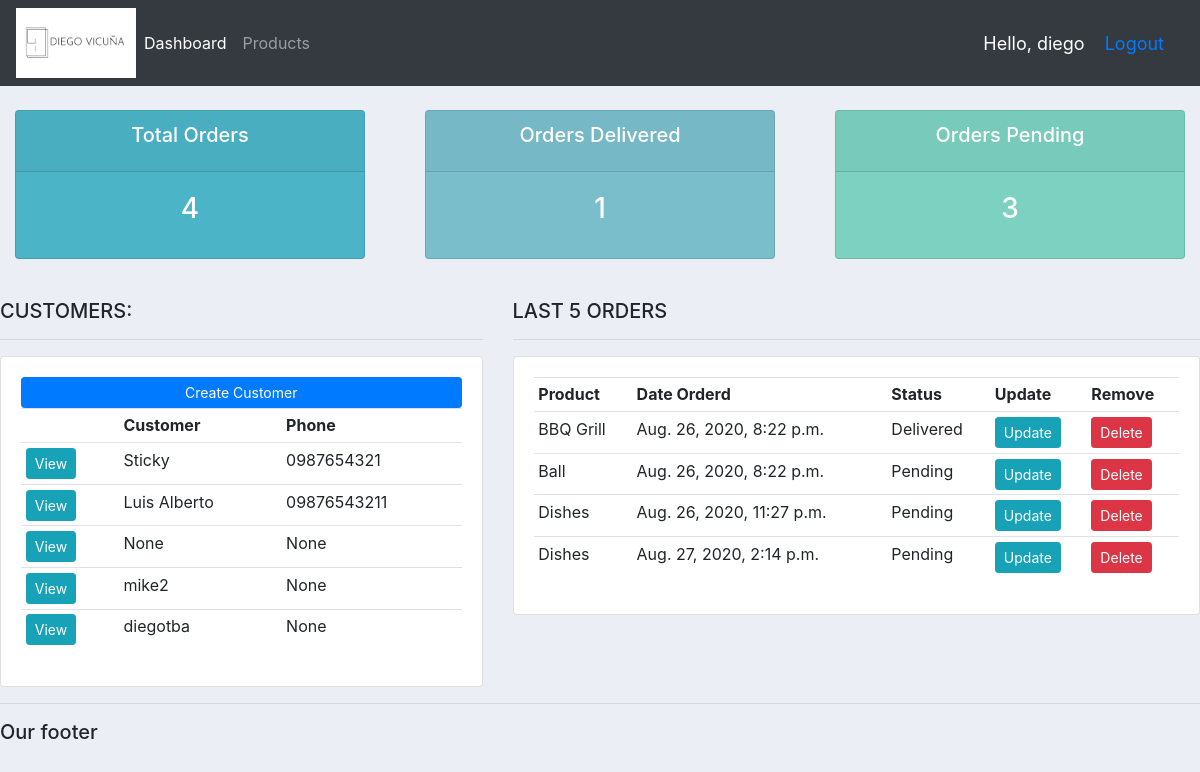
The app's page / (signed in) with its own data.
### accounts/models.py (models this page shows, shortened)
class Customer(models.Model):
	user = models.OneToOneField(User, null= True, on_delete=models.CASCADE)
	name = models.CharField(max_length = 200, null = True)
	phone = models.CharField(max_length = 200, null = True)
	email = models.CharField(max_length = 200, null = True)
	profile_pic = models.ImageField(null = True, blank= True)
	date_create = models.DateTimeField(auto_now_add = True, null = True)

class Order(models.Model):
	STATUS =(('Pending','Pending'),('Out for delivery','Out for delivery'),('Delivered','Delivered'))
	customer = models.ForeignKey(Customer, null = True, on_delete = models.SET_NULL)
	product = models.ForeignKey(Product, null = True, on_delete = models.SET_NULL)
	date_create = models.DateTimeField(auto_now_add = True, null = True)
	status = models.CharField(max_length = 200, null = True, choices= STATUS)
	note = models.CharField(max_length = 200, null = True)

class Product(models.Model):
	CATEGORY=(('Indoor','Indoor'),('Out Door','Out Door'))
	name = models.CharField(max_length = 200, null = True)
	price = models.FloatField(null = True)
	category = models.CharField(max_length = 200, null = True, choices = CATEGORY)
	description = models.CharField(max_length = 200, null = True, blank = True)
	date_create = models.DateTimeField(auto_now_add = True, null = True)
	tag = models.ManyToManyField(Tag)
	def __str__(self):
		return self.name

### accounts/decorators.py (the view)
	def wrapper_function(request, *args, **kwargs):
		group = None
		if request.user.groups.exists():
			group = request.user.groups.all()[0].name
		if group == 'customer':
			return redirect('user-page')
		if group == 'admin':
			return view_func(request, *args, **kwargs)

### accounts/views.py (called while the page is built)
@login_required(login_url='login')
@admin_only
def home(request):
	orders = Order.objects.all()
	customers = Customer.objects.all()
	total_customers = customers.count()
	total_orders = orders.count()
	delivered = orders.filter(status='Delivered').count()
	pending = orders.filter(status='Pending').count()
	context = {
	'orders':orders,
	'customers':customers,
	'total_orders':total_orders,
	'delivered':delivered,
	'pending':pending
	}
	return render(request,'accounts/dashboard.html',context)

### accounts/templates/accounts/dashboard.html
{% extends 'accounts/main.html' %}
{% block content %}
{% include 'accounts/status.html' %}
<br>
<div class="row">
	<div class="col-md-5">
		<h5>CUSTOMERS:</h5>
		<hr>
		<div class="card card-body">
			<a class="btn btn-primary  btn-sm btn-block" href="">Create Customer</a>
			<table class="table table-sm">
				<tr>
					<th></th>
					<th>Customer</th>
					<th>Phone</th>
				</tr>
				{% for customer in customers%}
					<tr>
						<td><a class="btn btn-sm btn-info" href="{% url 'customer' customer.id%}">View</a></td>
						<td>{{customer.name}}</td>
						<td>{{customer.phone}}</td>
					</tr>
				{% endfor %}
			</table>
		</div>
	</div>
	<div class="col-md-7">
		<h5>LAST 5 ORDERS</h5>
		<hr>
		<div class="card card-body">
			<table class="table table-sm">
				<tr>
					<th>Product</th>
					<th>Date Orderd</th>
					<th>Status</th>
					<th>Update</th>
					<th>Remove</th>
				</tr>
				{% for order in orders%}
					<tr>
						<td>{{order.product}}</td>
						<td>{{order.date_create}}</td>
						<td>{{order.status}}</td>
						<td><a class="btn btn-sm btn-info" href="{% url 'update_order' order.id %}">Update</a></td>
						<td><a class="btn btn-sm btn-danger" href="{% url 'delete_order' order.id %}">Delete</a></td>
					</tr>
				{% endfor %}
			</table>
		</div>
	</div>
</div>
{% endblock %}

### accounts/templates/accounts/main.html (shortened to what this page needs)
{% load static%}
<!DOCTYPE html>
<html>
<head>
	<link rel="stylesheet" href="https://stackpath.bootstrapcdn.com/bootstrap/4.3.1/css/bootstrap.min.css">
	<link rel="stylesheet" type="text/css" href="{% static '/css/main.css' %}">
</head>
<body>
	{% include 'accounts/navbar.html' %}
	{% block content %}
	{% endblock %}
	<hr>
	<h5>Our footer</h5>
</body>
</html>

### accounts/templates/accounts/navbar.html (shortened to what this page needs)
{% load static%}
<nav class="navbar navbar-expand-lg navbar-dark bg-dark">
  <img src="{% static 'images/logo.PNG'%}" width="120" height="70">
  <div class="collapse navbar-collapse" id="navbarNav">
    <ul class="navbar-nav">
      {% if request.user.is_staff %}
      <li class="nav-item active">
        <a class="nav-link" href="{% url 'home' %}">Dashboard</a>
      </li>
      <li class="nav-item">
        <a class="nav-link" href="{% url 'products' %}">Products</a>
      </li>
      {% else %}
       <li class="nav-item">
        <a class="nav-link" href="{% url 'account' %}">Settings</a>
      </li>
      {% endif%}
    </ul>
  </div>
  <span class="hello-msg"> Hello, {{request.user}}</span>
  <span class="hello-msg"><a href="{% url 'logout' %}">Logout</a></span>
</nav>

### accounts/templates/accounts/status.html
<br>
<div class="row">
	<div class="col">
		<div class="col-md">
			<div class="card text-center text-white  mb-3" id="total-orders">
			  	<div class="card-header">
			  		<h5 class="card-title">Total Orders</h5>
			  	</div>
			  	<div class="card-body">
			    	<h3 class="card-title">{{total_orders}}</h3>
			  	</div>
			</div>
		</div>
	</div>
	<div class="col">
		<div class="col-md">
			<div class="card text-center text-white  mb-3" id="orders-delivered">
			  	<div class="card-header">
			  		<h5 class="card-title">Orders Delivered</h5>
			  	</div>
			  	<div class="card-body">
			    	<h3 class="card-title">{{delivered}}</h3>
			  	</div>
			</div>
		</div>
	</div>
	<div class="col">
		<div class="col-md">
			<div class="card text-center text-white  mb-3" id="orders-pending">
			  	<div class="card-header">
			  		<h5 class="card-title">Orders Pending</h5>
			  	</div>
			  	<div class="card-body">
			    	<h3 class="card-title">{{pending}}</h3>
			  	</div>
			</div>
		</div>
	</div>
</div>

### static/css/main.css (style rules this page uses)
body { background-color: #ebeff5; }
#total-orders { background-color: #4cb4c7; }
#orders-delivered { background-color: #7abecc; }
#orders-pending { background-color: #7CD1C0; }

### accounts/templates/accounts/navbar.html (style rules this page uses)
.hello-msg { font-size: 18px; color: #fff; margin-right: 20px; }

### records on screen
Customer: name "Sticky", phone "0987654321"
Customer: name "Luis Alberto", phone "09876543211"
Customer: name "None", phone "None"
Customer: name "mike2", phone "None"
Customer: name "diegotba", phone "None"
Order: product "BBQ Grill", date_create "Aug. 26, 2020, 8:22 p.m.", status "Delivered"
Order: product "Ball", date_create "Aug. 26, 2020, 8:22 p.m.", status "Pending"
Order: product "Dishes", date_create "Aug. 26, 2020, 11:27 p.m.", status "Pending"
Order: product "Dishes", date_create "Aug. 27, 2020, 2:14 p.m.", status "Pending"

### other values on screen
{{ request.user }} "diego"
{{ total_orders }} "4"
{{ delivered }} "1"
{{ pending }} "3"
